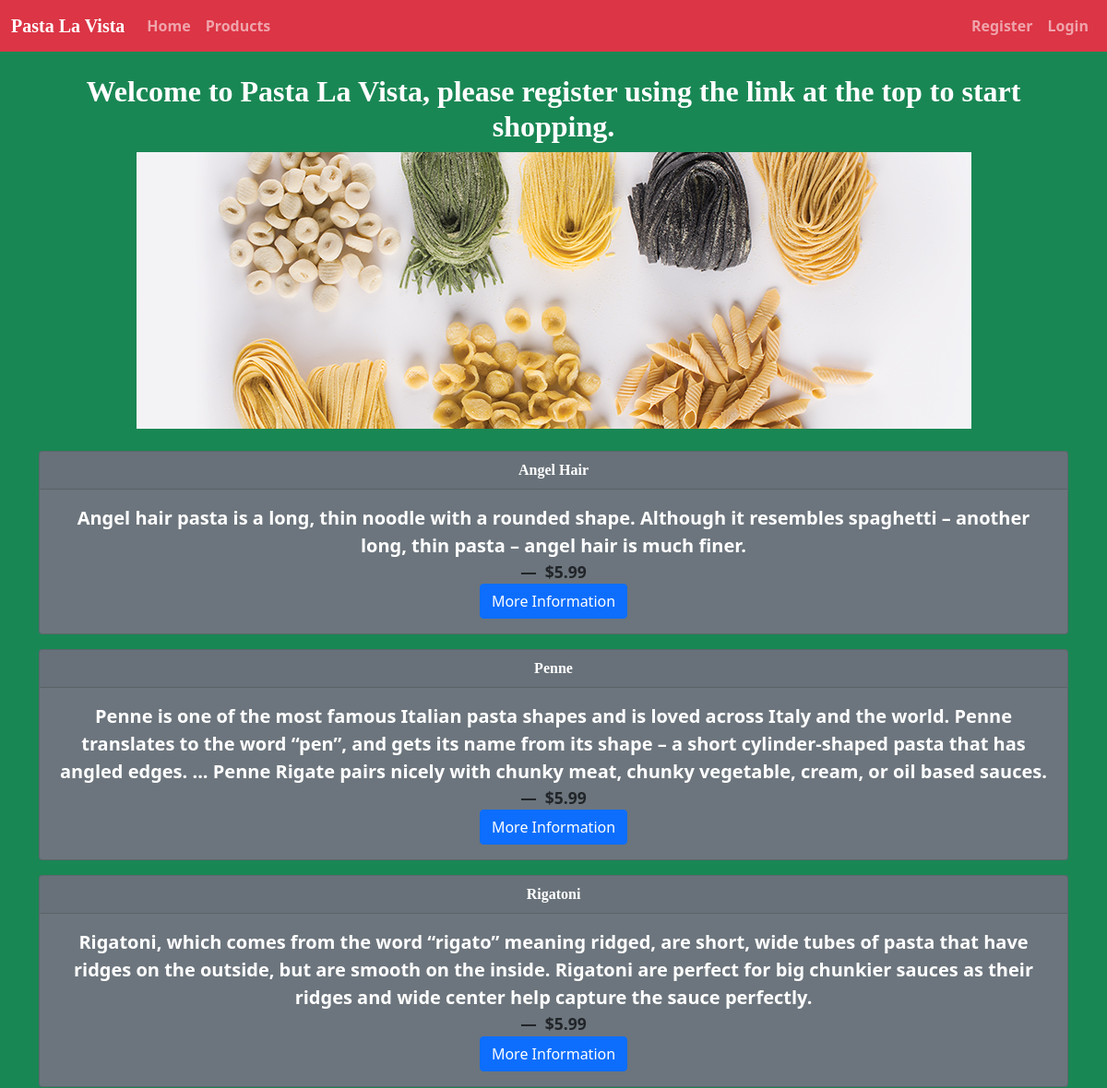
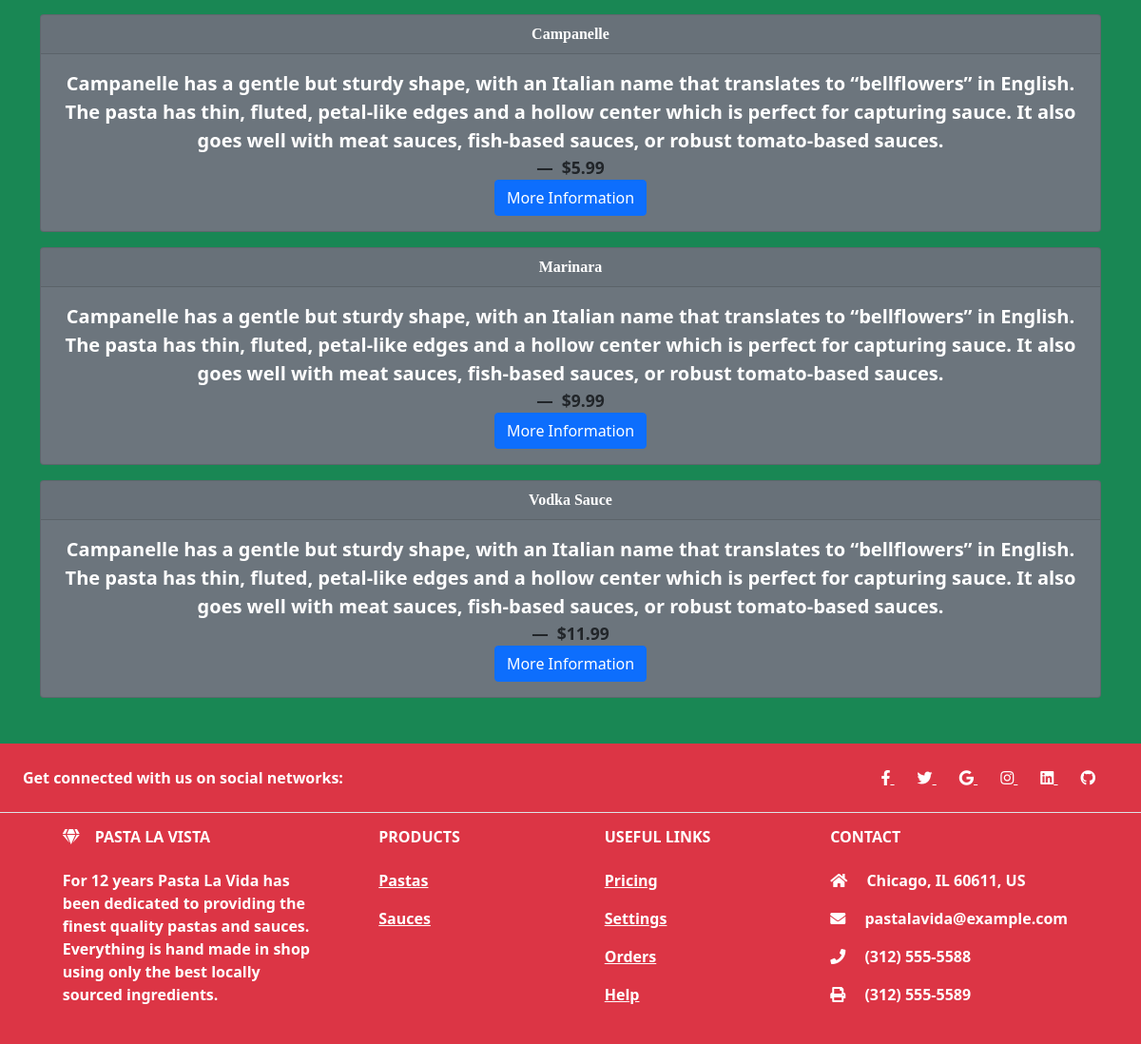
The page / on the database its author committed (2 pictures, top to bottom).
### app/models.py (models this page shows, shortened)
class Products(db.Model):
    id = db.Column(db.Integer, primary_key=True)
    name = db.Column(db.String(200))
    description = db.Column(db.String(300))
    price = db.Column(db.Float)
    date_created = db.Column(db.DateTime, nullable=False, default=datetime.utcnow)
    users = db.relationship('User', secondary='cart')

### app/routes.py (the view)
@app.route('/')
def index():
    title='Home'
    product = Products.query.all()
    return render_template('index.html', title=title, product=product)

### app/templates/index.html
{% extends 'base.html' %}
{% block content %}
{% if current_user.is_authenticated %}
<center><h4 class="fw-bold fs-1 mt-4">Welcome to Pasta La Vista {{ current_user.username }}</h4></center>
<center><img class="mb-4" height="" src="{{ url_for('static', filename='pasta-yes.jpeg')}}" alt="Pasta Shop" ></center>
{% else %}
<center><h4 class="fw-bold fs-2 mt-4 font_meie_script">Welcome to Pasta La Vista, please register using the link at the top to start shopping.</h4></center>
<center><img class="mb-4 size-250px" src="{{ url_for('static', filename='pasta-yes.jpeg')}}" alt="Pasta Shop"></center>
{% endif %}
{% for r in product %}
    <div class="card text-center bg-secondary text-white mb-3">
        <div class="card-header font_meie_script">
        {{ r.name }}
        </div>
        <div class="card-body">
        <blockquote class="blockquote mb-0">
            <p>{{ r.description }}</p>
            <footer class="blockquote-footer text-dark"> ${{ r.price }} </footer>
        </blockquote>
        <a href="{{ url_for('product_detail', prod_id=r.id) }}" class="btn btn-primary">More Information</a>
        </div>
    </div>
{% endfor %}
{% endblock %}

### app/templates/base.html (shortened to what this page needs)
<!DOCTYPE html>
<html lang="en">
    <head>
        <link rel="stylesheet" href="https://cdnjs.cloudflare.com/ajax/libs/twitter-bootstrap/5.1.0/css/bootstrap.min.css">
        <link rel="stylesheet" href="https://cdnjs.cloudflare.com/ajax/libs/font-awesome/5.15.4/css/all.min.css">
        <link rel="stylesheet" href="{{ url_for('static', filename='css/main.css') }}">
    </head>
    <body class='bg-success fw-bold text-white'>
        {% include 'nav.html' %}
        <div class="container">
            {% block content %}
            {% endblock %}
        </div>
        {% include 'footer.html' %}
    </body>
</html>

### app/templates/nav.html (shortened to what this page needs)
<nav class="navbar navbar-expand-lg navbar-dark bg-danger text-secondary">
    <div class="container-fluid">
      <a class="navbar-brand fw-bold font_meie_script" href="/">Pasta La Vista</a>
      <div class="collapse navbar-collapse" id="navbarSupportedContent">
        <ul class="navbar-nav me-auto mb-2 mb-lg-0">
          <li class="nav-item">
            <a class="nav-link" aria-current="page" href="/">Home</a>
          </li>
          <li class="nav-item">
            <a class="nav-link" href="/products">Products</a>
          </li>
        </ul>
        <ul class="navbar-nav ms-auto">
          {% if current_user.is_authenticated %}
          <li class="nav-item dropdown">
            <a class="nav-link dropdown-toggle" href="#" id="navbarDropdown" role="button" data-bs-toggle="dropdown" aria-expanded="false">
              Dropdown
            </a>
            <ul class="dropdown-menu dropdown-menu-end" aria-labelledby="navbarDropdown">
              <li><a class="dropdown-item" href="/my-cart">My Cart</a></li>
              <li><a class="dropdown-item" href="#">Order History</a></li>
              <li><hr class="dropdown-divider"></li>
              <li><a class="dropdown-item" href="/logout">Logout</a></li>
            </ul>
          </li>
          {% else %}
          <li class="nav-item">
            <a class="nav-link" href="/register">Register</a>
          </li>
          <li class="nav-item">
            <a class="nav-link" href="/login">Login</a>
          </li>
           {% endif %}
        </ul>
      </div>
    </div>
  </nav>

### app/templates/footer.html
<footer class="text-center text-lg-start bg-danger mt-5">
    <section
      class="d-flex justify-content-center justify-content-lg-between p-4 border-bottom"
    >
      <div class="me-5 d-none d-lg-block">
        <span>Get connected with us on social networks:</span>
      </div>
      <div>
        <a href="" class="me-4 text-reset">
          <i class="fab fa-facebook-f"></i>
        </a>
        <a href="" class="me-4 text-reset">
          <i class="fab fa-twitter"></i>
        </a>
        <a href="" class="me-4 text-reset">
          <i class="fab fa-google"></i>
        </a>
        <a href="" class="me-4 text-reset">
          <i class="fab fa-instagram"></i>
        </a>
        <a href="" class="me-4 text-reset">
          <i class="fab fa-linkedin"></i>
        </a>
        <a href="" class="me-4 text-reset">
          <i class="fab fa-github"></i>
        </a>
      </div>
    </section>
    <section class="">
      <div class="container text-center text-md-start mt-2">
        <div class="row mt-3">
          <div class="col-md-3 col-lg-4 col-xl-3 mx-auto mb-2">
            <h6 class="text-uppercase fw-bold mb-4">
              <i class="fas fa-gem me-3"></i>Pasta La Vista
            </h6>
            <p>
              For 12 years Pasta La Vida has been dedicated to providing the finest quality pastas and sauces. Everything is hand made in shop using only the best locally sourced ingredients.
            </p>
          </div>
          <div class="col-md-2 col-lg-2 col-xl-2 mx-auto mb-4">
            <h6 class="text-uppercase fw-bold mb-4">
              Products
            </h6>
            <p>
              <a href="#!" class="text-reset">Pastas</a>
            </p>
            <p>
              <a href="#!" class="text-reset">Sauces</a>
            </p>
          </div>
          <div class="col-md-3 col-lg-2 col-xl-2 mx-auto mb-4">
            <h6 class="text-uppercase fw-bold mb-4">
              Useful links
            </h6>
            <p>
              <a href="#!" class="text-reset">Pricing</a>
            </p>
            <p>
              <a href="#!" class="text-reset">Settings</a>
            </p>
            <p>
              <a href="#!" class="text-reset">Orders</a>
            </p>
            <p>
              <a href="#!" class="text-reset">Help</a>
            </p>
          </div>
          <div class="col-md-4 col-lg-3 col-xl-3 mx-auto mb-md-0 mb-4">
            <h6 class="text-uppercase fw-bold mb-4">
              Contact
            </h6>
            <p><i class="fas fa-home me-3"></i> Chicago, IL 60611, US</p>
            <p>
              <i class="fas fa-envelope me-3"></i>
              pastalavida@example.com
            </p>
            <p><i class="fas fa-phone me-3"></i> (312) 555-5588</p>
            <p><i class="fas fa-print me-3"></i> (312) 555-5589</p>
          </div>
        </div>
      </div>
    </section>
  </footer>

### app/static/css/main.css (style rules this page uses)
.font_meie_script { font-family: 'Meie Script', cursive; }

### rows shown on the page
Products: name "Angel Hair", description "Angel hair pasta is a long, thin noodle with a rounded shape. Although it resembles spaghetti – another long, thin pasta – angel hair is much finer.", price "5.99"
Products: name "Penne", description "Penne is one of the most famous Italian pasta shapes and is loved across Italy and the world. Penne translates to the word “pen”, and gets its name from its shape – a short cylinder-shaped pasta that has angled edges. ... Penne Rigate pairs nicely with chunky meat, chunky vegetable, cream, or oil based sauces.", price "5.99"
Products: name "Rigatoni", description "Rigatoni, which comes from the word “rigato” meaning ridged, are short, wide tubes of pasta that have ridges on the outside, but are smooth on the inside. Rigatoni are perfect for big chunkier sauces as their ridges and wide center help capture the sauce perfectly.", price "5.99"
Products: name "Campanelle", description "Campanelle has a gentle but sturdy shape, with an Italian name that translates to “bellflowers” in English. The pasta has thin, fluted, petal-like edges and a hollow center which is perfect for capturing sauce. It also goes well with meat sauces, fish-based sauces, or robust tomato-based sauces.", price "5.99"
Products: name "Marinara", description "Campanelle has a gentle but sturdy shape, with an Italian name that translates to “bellflowers” in English. The pasta has thin, fluted, petal-like edges and a hollow center which is perfect for capturing sauce. It also goes well with meat sauces, fish-based sauces, or robust tomato-based sauces.", price "9.99"
Products: name "Vodka Sauce", description "Campanelle has a gentle but sturdy shape, with an Italian name that translates to “bellflowers” in English. The pasta has thin, fluted, petal-like edges and a hollow center which is perfect for capturing sauce. It also goes well with meat sauces, fish-based sauces, or robust tomato-based sauces.", price "11.99"
